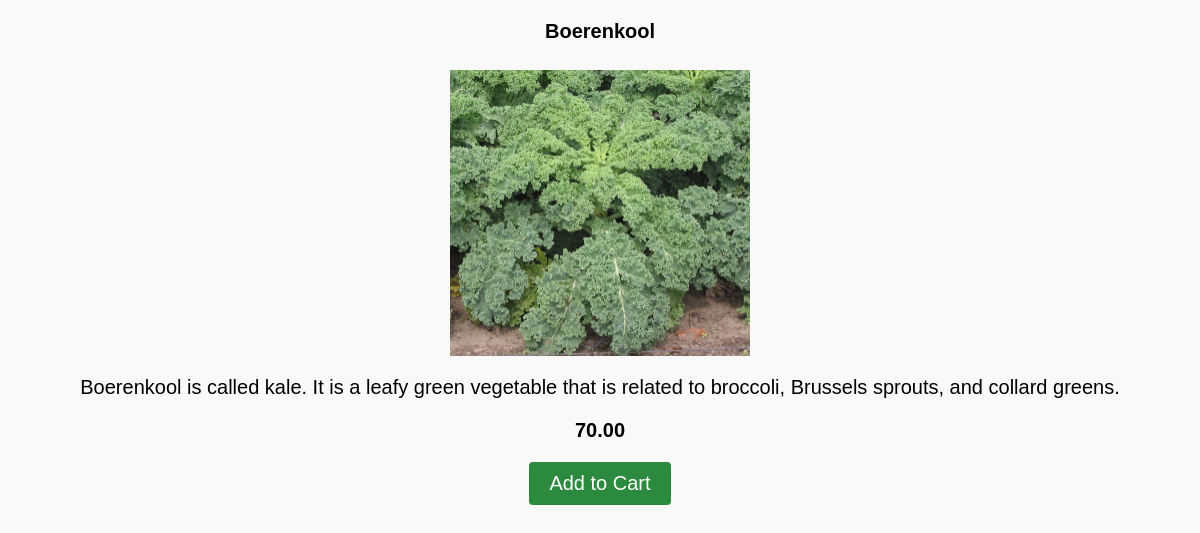
Page /inventory/products/1/ on the committed database.
### inventory/models.py (models this page shows)
class Product (models.Model):
    name = models.CharField(max_length=32)
    price = models.DecimalField(max_digits=8, decimal_places=2)
    description = models.TextField()
    image = models.ImageField()
    date_created = models.DateTimeField(auto_now_add = True)
    date_appdated = models.DateTimeField(auto_now = True)
    stock = models.PositiveIntegerField()
    Vendor = models.ForeignKey(Vendor, null=True, on_delete=models.CASCADE)

### inventory/views.py (the view)
# urls.py: path("products/<int:id>/", product_detail_view, name="product_detail_view"),
def product_detail_view(request,id):
    product = Product.objects.get(id = id)
    return render(request,"inventory/product_details.html",{"product":product})

### templates/inventory/product_details.html (shortened to what this page needs)
<!DOCTYPE html>
<html lang="en">
<head>
</head>
<body>
    <h4>{{ product.name }}</h4>
    <img src="{{ product.image.url }}" alt="{{ product.name }} Image">
    <p>{{ product.description }}</p>
    <span>{{ product.price }}</span>
    <a href="{% url 'cart_list_view' %}"><button>Add to Cart</button></a>
</body>
</html>

### templates/inventory/product_details.html (style rules this page uses)
body { font-family: Arial, sans-serif; background-color: #f9f9f9; }
h4 { text-align: center; margin-top: 20px; font-size: 20px; }
img { display: block; margin: 0 auto; max-width: 300px; height: auto; margin-top: 20px; }
p { text-align: center; margin-top: 20px; font-size: 20px; }
span { display: block; text-align: center; font-weight: bold; margin-top: 20px; font-size: 20px; }
a { display: block; text-align: center; margin-top: 20px; }
button { padding: 10px 20px; background-color: #2b8a3e; color: #fff; border: none; border-radius: 4px; cursor: pointer; font-size: 20px; }

### rows in the picture
Product: name "Boerenkool", image (picture), description "Boerenkool is called kale. It is a leafy green vegetable that is related to broccoli, Brussels sprouts, and collard greens.", price "70.00"
